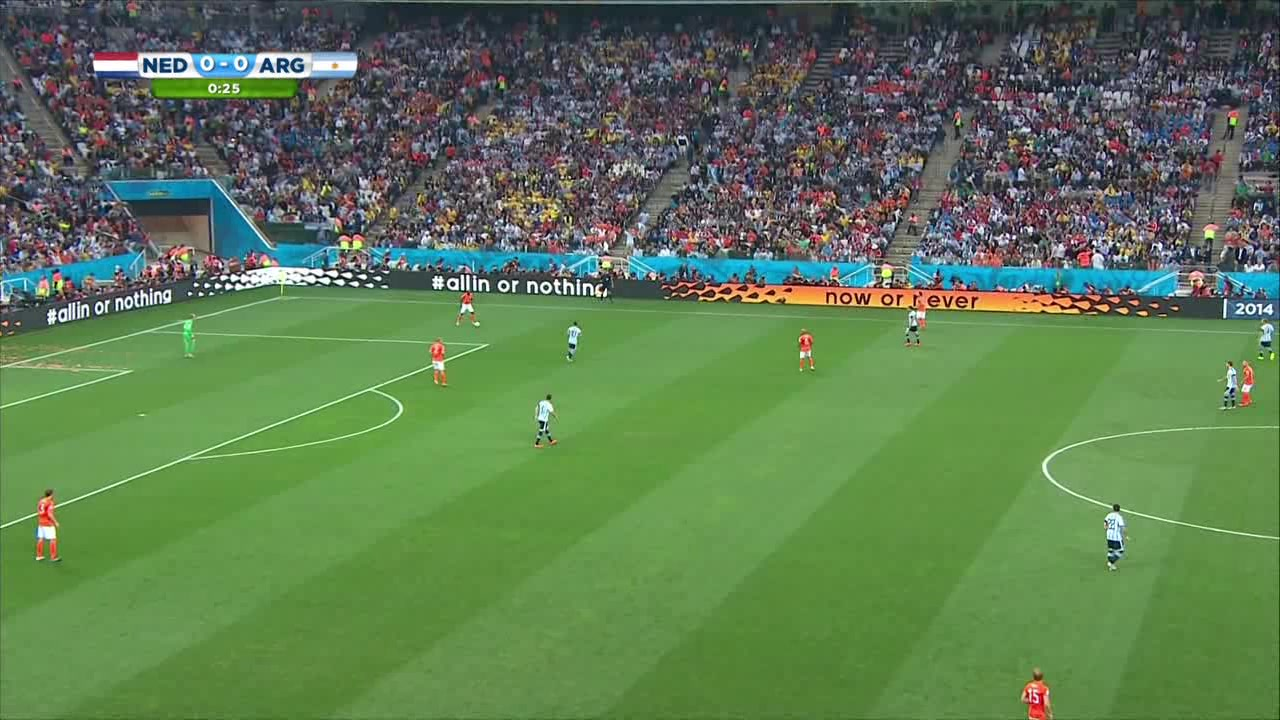
#> input picture practica02/img/10.jpg, 1280 x 720 px, found by its file name; its folder holds only this picture in this run
$ python main.py   (older library calls are emulated)
#> lines starting #> are read from the running program, lines starting #| are printed output that depends on the picture; after the words box and inside, x2 and y2 are one past the last pixel; in counts of white or black regions, pixels touching at a corner belong together
#> in main, image is the input picture: shape (720, 1280, 3); mean R, G, B 94.1, 123.2, 83.2
### practica02/utils.py
import matplotlib.pyplot as plt
import cv2
import numpy as np
import os

def maskField(image):
    img_hsv = cv2.cvtColor(image, cv2.COLOR_BGR2HSV)
#> img_hsv: shape (720, 1280, 3); mean H, S, V 71.9, 102.4, 129.7

    lower_green = np.array([35, 20, 20])
    upper_green = np.array([85, 255, 255])

    mask_green = cv2.inRange(img_hsv, lower_green, upper_green)
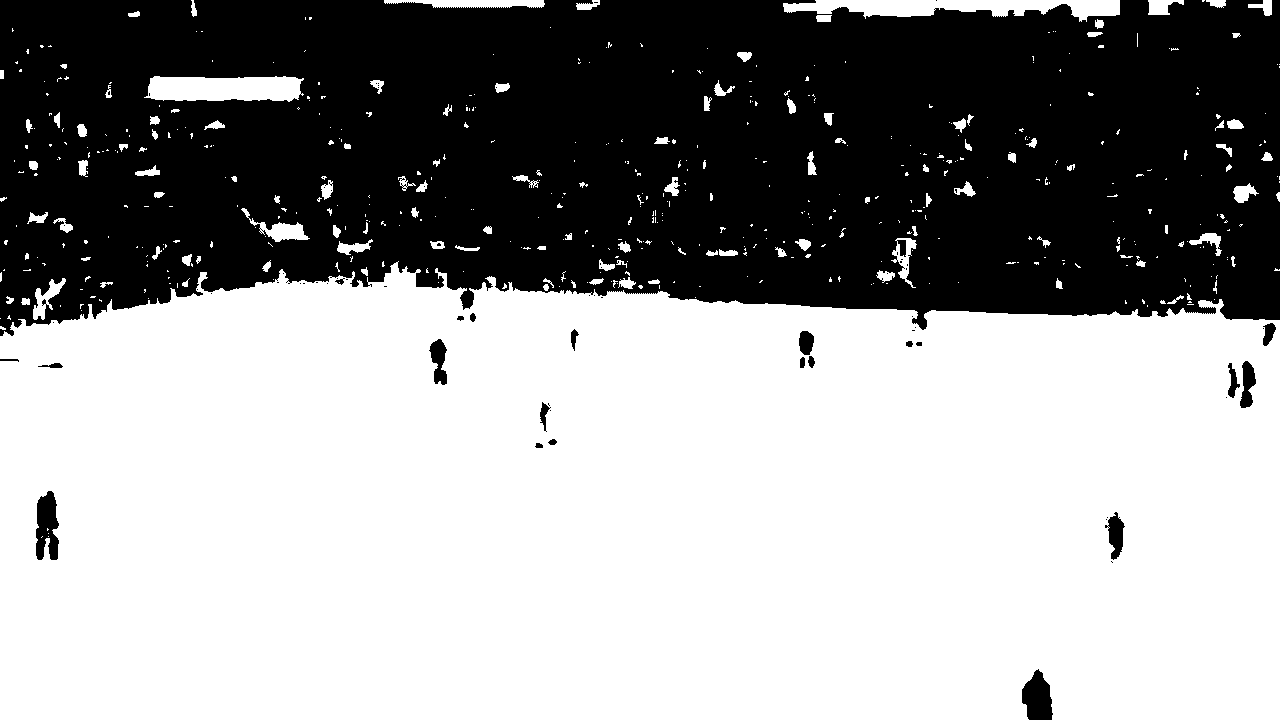
#> mask_green: shape (720, 1280); 59.8% white; 73 black regions (51 under 20 px), largest, box (x1, y1, x2, y2) and area: (0, 0, 1280, 336) 365515, (36, 491, 59, 560) 1172, (1022, 669, 1053, 720) 1121

    kernel = cv2.getStructuringElement(cv2.MORPH_RECT, (7, 7))
    mask_cleaned = cv2.morphologyEx(mask_green, cv2.MORPH_CLOSE, kernel, iterations=1)
#> mask_cleaned: shape (720, 1280); 60.4% white; 18 black regions, largest, box (x1, y1, x2, y2) and area: (0, 0, 1280, 327) 359722, (1022, 672, 1052, 720) 1105, (36, 493, 58, 536) 714
    mask_cleaned = cv2.morphologyEx(mask_cleaned, cv2.MORPH_OPEN, kernel, iterations=3)
#> mask_cleaned: shape (720, 1280); 58.5% white; 7 black regions, largest, box (x1, y1, x2, y2) and area: (0, 0, 1280, 340) 378653, (36, 493, 58, 559) 1276, (1022, 672, 1052, 720) 1109

    kernel_dilate = cv2.getStructuringElement(cv2.MORPH_RECT, (9, 9))
    mask_final = cv2.dilate(mask_cleaned, kernel_dilate, iterations=2)
#> mask_final: shape (720, 1280); 61% white; 3 black regions

    contours = cv2.findContours(mask_final, cv2.RETR_EXTERNAL, cv2.CHAIN_APPROX_SIMPLE)[0]
#> contours = 5 contours; box (x1, y1, x2, y2) and area: (0, 259, 1280, 720) 545522, (142, 69, 307, 109) 6278, (776, 0, 1059, 24) 5674, (1063, 0, 1128, 24) 1467, (1141, 0, 1176, 23) 748

    maxContour = max(contours, key=cv2.contourArea)
#> maxContour = contour of 186 points, box (x1, y1, x2, y2) (0, 259, 1280, 720), area 545522

    contourMask = np.zeros_like(mask_final)
    cv2.drawContours(contourMask, [maxContour], -1, 255, -1)
#> contourMask: shape (720, 1280); 59.4% white; 2 black regions, box (x1, y1, x2, y2) and area: (0, 0, 1280, 332) 374080, (1032, 689, 1044, 720) 238

    kernel = cv2.getStructuringElement(cv2.MORPH_ELLIPSE, (15, 15))
    contourMask = cv2.morphologyEx(contourMask, cv2.MORPH_CLOSE, kernel, iterations=5)
#> contourMask: shape (720, 1280); 59.5% white; 1 black region, box (x1, y1, x2, y2) and area: (0, 0, 1280, 317) 372860

    return contourMask

def maskPlayers(image):
    hsv = cv2.cvtColor(image, cv2.COLOR_BGR2HSV)
#> hsv: shape (720, 1280, 3); mean H, S, V 41.6, 75.5, 87.7

    lower_green = np.array([35, 20, 20])
    upper_green = np.array([85, 255, 255])

    mask_field = maskField(image)
#> in maskField (call 2), `contours = cv2.findContours(mask_final, cv2.RETR_EXTERNAL, cv2.CHAIN_A..`: contours = 1 contour; box (x1, y1, x2, y2) and area: (0, 259, 1280, 720) 545522

    mask_green = cv2.inRange(hsv, lower_green, upper_green)

    mask_players = cv2.bitwise_not(mask_green)
#> mask_players: shape (720, 1280); 42.4% white; 46 white regions (24 under 20 px), largest, box (x1, y1, x2, y2) and area: (0, 0, 1280, 336) 385979, (36, 491, 59, 560) 1172, (1022, 669, 1053, 720) 1121
    mask_players = cv2.bitwise_and(mask_players, mask_field)
#> mask_players: shape (720, 1280); 2% white; 54 white regions (25 under 20 px), largest, box (x1, y1, x2, y2) and area: (495, 273, 1280, 330) 7802, (285, 259, 444, 288) 1953, (36, 491, 59, 560) 1172

    kernel = cv2.getStructuringElement(cv2.MORPH_RECT, (21, 2))
    mask_players = cv2.morphologyEx(mask_players, cv2.MORPH_CLOSE, kernel, iterations=1)
#> mask_players: shape (720, 1280); 2.3% white; 17 white regions (2 under 20 px), largest, box (x1, y1, x2, y2) and area: (0, 260, 1280, 337) 15501, (36, 492, 59, 561) 1294, (1022, 670, 1053, 720) 1098

    kernel = cv2.getStructuringElement(cv2.MORPH_RECT, (2, 15))
    mask_players = cv2.morphologyEx(mask_players, cv2.MORPH_CLOSE, kernel, iterations=1)
#> mask_players: shape (720, 1280); 2.4% white; 11 white regions, largest, box (x1, y1, x2, y2) and area: (0, 260, 1280, 348) 16561, (37, 492, 60, 561) 1369, (1023, 670, 1054, 720) 1107

    kernel = cv2.getStructuringElement(cv2.MORPH_RECT, (3, 3))
    mask_players = cv2.morphologyEx(mask_players, cv2.MORPH_CLOSE, kernel, iterations=1)
#> mask_players: shape (720, 1280); 2.4% white; 11 white regions

    contours = cv2.findContours(mask_players, cv2.RETR_EXTERNAL, cv2.CHAIN_APPROX_SIMPLE)[0]
#> contours = 11 contours, 1 with area under 20; largest, box (x1, y1, x2, y2) and area: (0, 260, 1280, 348) 15146, (37, 492, 60, 561) 1288, (1023, 670, 1054, 720) 1042, (1227, 362, 1257, 409) 922, (1106, 513, 1126, 564) 524
    maxContour = max(contours, key=cv2.contourArea)
#> maxContour = contour of 474 points, box (x1, y1, x2, y2) (0, 260, 1280, 348), area 15146
    contourMask = np.zeros_like(mask_players)
    cv2.drawContours(contourMask, [maxContour], -1, 255, -1)
#> contourMask: shape (720, 1280); 1.8% white; 1 white region, box (x1, y1, x2, y2) and area: (0, 260, 1280, 348) 16561

    mask_players = cv2.bitwise_and(mask_players, cv2.bitwise_not(contourMask))
#> mask_players: shape (720, 1280); 0.61% white; 10 white regions, largest, box (x1, y1, x2, y2) and area: (37, 492, 60, 561) 1369, (1023, 670, 1054, 720) 1107, (1227, 362, 1257, 409) 988

    kernel = cv2.getStructuringElement(cv2.MORPH_ELLIPSE, (5, 5))
    mask_players = cv2.morphologyEx(mask_players, cv2.MORPH_OPEN, kernel, iterations=1)
#> mask_players: shape (720, 1280); 0.58% white; 11 white regions, largest, box (x1, y1, x2, y2) and area: (37, 492, 60, 561) 1364, (1023, 671, 1054, 720) 1103, (1229, 362, 1257, 409) 977
    mask_players = cv2.morphologyEx(mask_players, cv2.MORPH_CLOSE, kernel, iterations=1)
#> mask_players: shape (720, 1280); 0.58% white; 10 white regions, largest, box (x1, y1, x2, y2) and area: (37, 492, 60, 561) 1365, (1023, 671, 1054, 720) 1103, (1229, 362, 1257, 409) 979


    kernel = cv2.getStructuringElement(cv2.MORPH_RECT, (9, 1), anchor=(0,0))
    mask_players = cv2.dilate(mask_players, kernel, iterations=1)
#> mask_players: shape (720, 1280); 0.88% white; 10 white regions, largest, box (x1, y1, x2, y2) and area: (33, 492, 64, 561) 1917, (1019, 671, 1058, 720) 1495, (1225, 362, 1261, 409) 1355

    kernel = cv2.getStructuringElement(cv2.MORPH_RECT, (1, 9))
    mask_players = cv2.morphologyEx(mask_players, cv2.MORPH_CLOSE, kernel, iterations=3)
#> mask_players: shape (720, 1280); 0.91% white; 9 white regions, largest, box (x1, y1, x2, y2) and area: (33, 492, 64, 561) 1917, (1019, 671, 1058, 720) 1495, (1225, 362, 1261, 409) 1392


    return mask_players

def drawPlayers(img, contours):
    imgOut = img.copy()

    for contour in contours:
        x, y, w, h = cv2.boundingRect(contour)

        cv2.rectangle(imgOut, (x, y - 10), (x + w, y + h + 10), (255, 0, 0), 2)

    return imgOut

def lines_intersect(x1, y1, x2, y2, x3, y3, x4, y4):
    def ccw(ax, ay, bx, by, cx, cy):
        return (cy - ay) * (bx - ax) > (by - ay) * (cx - ax)

    return (
        ccw(x1, y1, x3, y3, x4, y4) != ccw(x2, y2, x3, y3, x4, y4)
        and ccw(x1, y1, x2, y2, x3, y3) != ccw(x1, y1, x2, y2, x4, y4)
    )

def drawGrassLines(img, lines):
    imgOut = img.copy()
    angleThreshold = 10
    minSeparation = 20

    filteredLines = []

    if lines is not None:
        for line in lines:
            x1, y1, x2, y2 = line[0]
            # filteredLines.append((x1, y1, x2, y2, 1, 1))
            # continue
            if y2 < y1:
                x1, y1, x2, y2 = x2, y2, x1, y1

            angle = np.degrees(np.arctan2(y2 - y1, x2 - x1))

            if angle < 0:
                angle += 180

            if 0 <= angle < angleThreshold or 180 - angleThreshold < angle <= 180:
                continue

            lineLength = np.hypot(x2 - x1, y2 - y1)

            tooClose = False
            for fx1, fy1, fx2, fy2, fangle, flength in filteredLines:

                dist = min(
                    np.hypot(x1 - fx1, y1 - fy1),
                    np.hypot(x2 - fx2, y2 - fy2),
                    np.hypot(x1 - fx2, y1 - fy2),
                    np.hypot(x2 - fx1, y2 - fy1),
                )

                if dist < minSeparation:
                    if abs(fangle - 90) < abs(angle - 90) or flength > lineLength:
                        tooClose = True
                        break
                    else:
                        filteredLines.remove((fx1, fy1, fx2, fy2, fangle, flength))
                        break

            if tooClose:
                continue

            intersects = 0
            for fx1, fy1, fx2, fy2, _, _ in filteredLines:
                if lines_intersect(x1, y1, x2, y2, fx1, fy1, fx2, fy2):
                    intersects += 1
                    if intersects > 1:
                        break

            if intersects > 1:
                continue

            filteredLines.append((x1, y1, x2, y2, angle, lineLength))

        for x1, y1, x2, y2, _, _ in filteredLines:
            cv2.line(imgOut, (x1, y1), (x2, y2), (255, 0, 255), 2)

    return imgOut

def show_imgs(arrayImages):
    _, axs = plt.subplots(len(arrayImages), 1, figsize=(24, 16))

    if len(arrayImages) == 1:
        axs = [axs]

    for i, image in enumerate(arrayImages):
        axs[i].imshow(image, cmap='gray' if len(image.shape) == 2 else None)
        axs[i].axis('off')


    plt.tight_layout()
    plt.show()

### practica02/functions.py
import cv2
import numpy as np
import utils

def detectField(img):
    mask_filled = utils.maskField(img)

    img_green_filled = img.copy()
    img_green_filled[mask_filled == 0] = [0, 0, 0]

    return img_green_filled

def findPlayers(image):
    mask_players = utils.maskPlayers(image)

    contours, _ = cv2.findContours(mask_players, cv2.RETR_EXTERNAL, cv2.CHAIN_APPROX_SIMPLE)

    return contours

def findGrassLines(image):
    imgOut = np.copy(image)

    imgOut = cv2.medianBlur(imgOut, 15)
    imgOut = cv2.GaussianBlur(imgOut, (11, 21), 0)
    kernel = cv2.getStructuringElement(cv2.MORPH_ELLIPSE, (3,3))
    imgOut = cv2.medianBlur(imgOut, 11)

    imgOut = imgOut[:, :, 2]

    grad_x = cv2.Sobel(imgOut, cv2.CV_64F, 1, 0, ksize=31)
    grad_y = cv2.Sobel(imgOut, cv2.CV_64F, 0, 1, ksize=31)

    magnitude = cv2.magnitude(grad_x, grad_y)

    imgOut = cv2.normalize(magnitude, None, 220, 255, cv2.NORM_MINMAX).astype(np.uint8)
    imgOut = cv2.equalizeHist(imgOut)

    kernel = cv2.getStructuringElement(cv2.MORPH_ELLIPSE, (3,3))
    imgOut = cv2.erode(imgOut, kernel, iterations=1)
    imgOut = cv2.medianBlur(imgOut, 11)

    kernel = cv2.getStructuringElement(cv2.MORPH_CROSS, (3, 9))
    imgOut = cv2.morphologyEx(imgOut, cv2.MORPH_CLOSE, kernel, iterations=1)

    mask_players = utils.maskPlayers(image)
    mask_players = cv2.bitwise_not(mask_players)

    imgOut = cv2.bitwise_and(imgOut, mask_players)
    imgOut[imgOut > 0] = 255
#> imgOut: shape (720, 1280); 12% white; 15 white regions (1 under 20 px), largest, box (x1, y1, x2, y2) and area: (0, 250, 1280, 720) 93018, (60, 362, 431, 514) 5697, (0, 300, 474, 461) 5105

    skeleton = np.zeros_like(imgOut)
    temp = np.zeros_like(imgOut)
    kernel = cv2.getStructuringElement(cv2.MORPH_CROSS, (3, 3))

    while True:
        eroded = cv2.erode(imgOut, kernel)
        opened = cv2.dilate(eroded, kernel)
        temp = cv2.subtract(imgOut, opened)
        skeleton = cv2.bitwise_or(skeleton, temp)
        imgOut = eroded.copy()

        if cv2.countNonZero(imgOut) == 0:
            break
#> eroded: shape (720, 1280); every value is 0
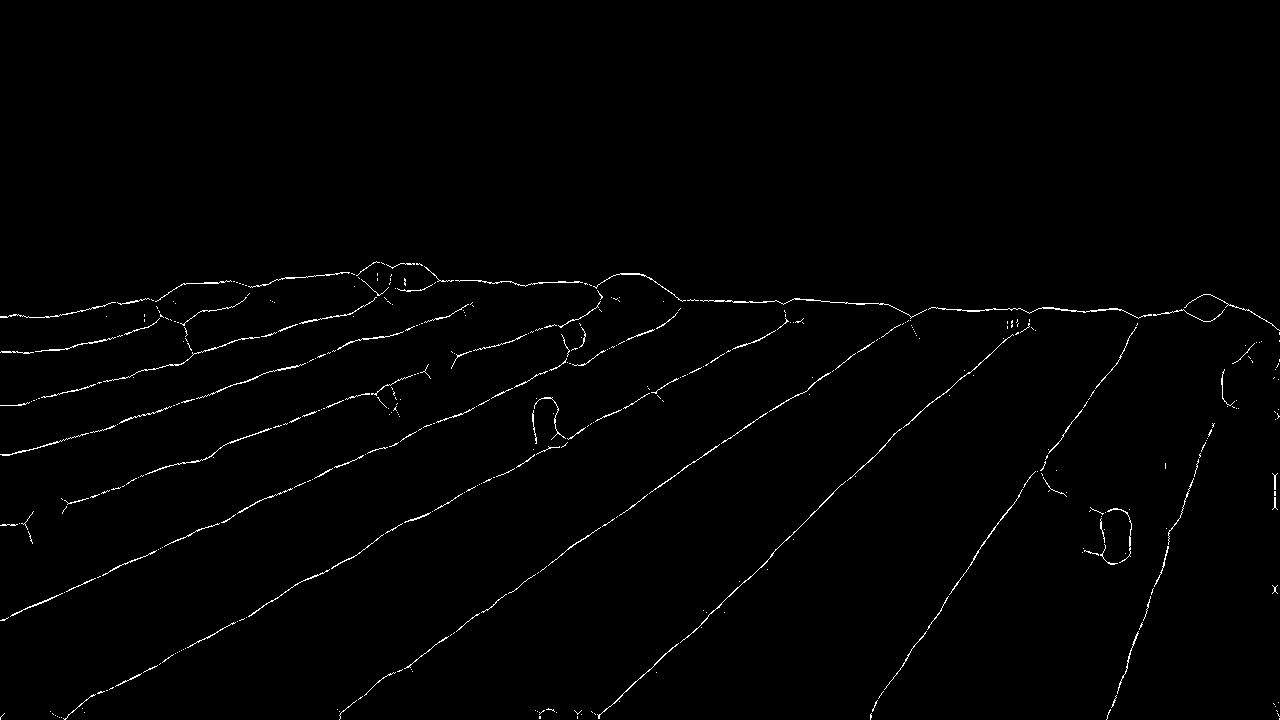
#> skeleton: shape (720, 1280); 0.97% white in thin lines or dots, all inside (x1, y1, x2, y2) = (0, 261, 1280, 720)

    lines = cv2.HoughLinesP(skeleton, 1, np.pi / 180, 50, minLineLength=100, maxLineGap=300)
#> lines = 52 rows, first 6: [183, 283, 1267, 321], [61, 717, 814, 300], [339, 711, 763, 414], [3, 525, 661, 286], [14, 613, 717, 300], [204, 282, 1264, 319]
    return lines

### practica02/main.py
import functions as f
import utils
import matplotlib.image as mpimg
import os

def main():
    imgs = os.listdir('practica02/img')

    imgs.sort()

    #imgs = imgs[len(imgs)//2:]
    #imgs = imgs[len(imgs)//2:]

    for img in imgs:
        image = mpimg.imread('practica02/img/' + img)
        imgOut = f.detectField(image)

        lines = f.findGrassLines(imgOut)
        playersContours = f.findPlayers(imgOut)
#> in findPlayers, `contours, _ = cv2.findContours(mask_players, cv2.RETR_EXTERNAL, cv2.CH..`: contours = 9 contours; largest, box (x1, y1, x2, y2) and area: (33, 492, 64, 561) 1828, (1019, 671, 1058, 720) 1422, (1225, 362, 1261, 409) 1322, (427, 340, 452, 386) 885, (1103, 516, 1129, 561) 856
#> playersContours has the same summary as contours in findPlayers
        imgOut = utils.drawGrassLines(imgOut, lines)
#> the loop in drawGrassLines, `for line in lines:` made 52 passes
#> (line, x1, y1, x2, y2, angle, lineLength) on passes 2, 3, 4, 5, 7, 9, 10: ([[61, 717, 814, 300]], 814, 300, 61, 717, 151, 860.8), ([[339, 711, 763, 414]], 763, 414, 339, 711, 145, 517.7), ([[3, 525, 661, 286]], 661, 286, 3, 525, 160, 700.1), ([[14, 613, 717, 300]], 717, 300, 14, 613, 156, 769.5), ([[51, 444, 552, 282]], 552, 282, 51, 444, 162.1, 526.5), ([[68, 715, 816, 300]], 816, 300, 68, 715, 151, 855.4), ([[875, 703, 1127, 343]], 1127, 343, 875, 703, 125, 439.4)
#> after the loop in drawGrassLines, `for line in lines:`: filteredLines = 14 items, first 6: (717, 300, 14, 613, 156, 769.5), (1127, 343, 875, 703, 125, 439.4), (1034, 310, 598, 716, 137, 595.8), (673, 317, 196, 530, 155.9, 522.4), (908, 314, 343, 710, 145, 690), (1254, 313, 1106, 719, 110, 432.1)
#> the loop in drawGrassLines, `for x1, y1, x2, y2, _, _ in filteredLines:` made 14 passes
#> (x1, y1, x2, y2) on passes 1 to 8: (717, 300, 14, 613), (1127, 343, 875, 703), (1034, 310, 598, 716), (673, 317, 196, 530), (908, 314, 343, 710), (1254, 313, 1106, 719), (1012, 322, 684, 639), (452, 280, 14, 405)
#> after the loop in drawGrassLines, `for x1, y1, x2, y2, _, _ in filteredLines:`:
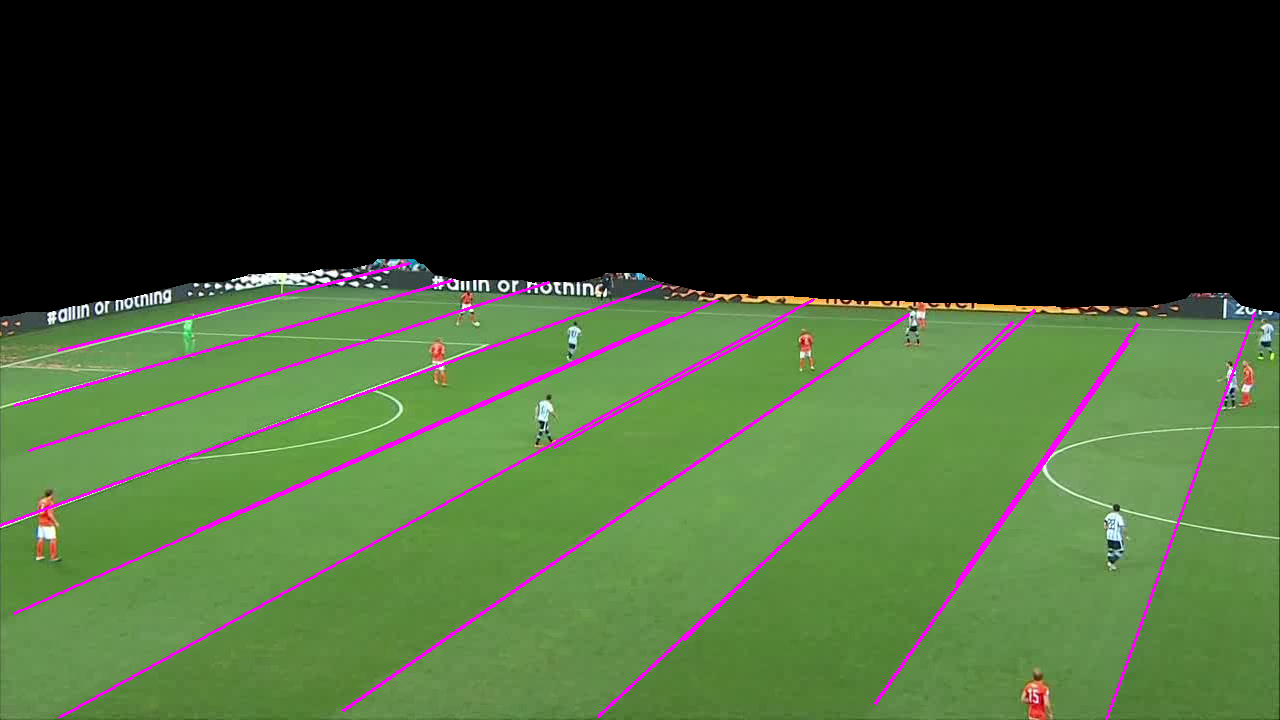
#> imgOut: shape (720, 1280, 3); mean R, G, B 63.1, 83.8, 48.5
        imgOut = utils.drawPlayers(imgOut, playersContours)
#> the loop in drawPlayers, `for contour in contours:` made 9 passes
#> (x, y, w, h) on passes 1 to 8: (1019, 671, 39, 49), (1103, 516, 26, 45), (33, 492, 31, 69), (533, 404, 28, 45), (49, 364, 17, 5), (1225, 362, 36, 47), (427, 340, 25, 46), (796, 332, 24, 37)
#> after the loop in drawPlayers, `for contour in contours:`:
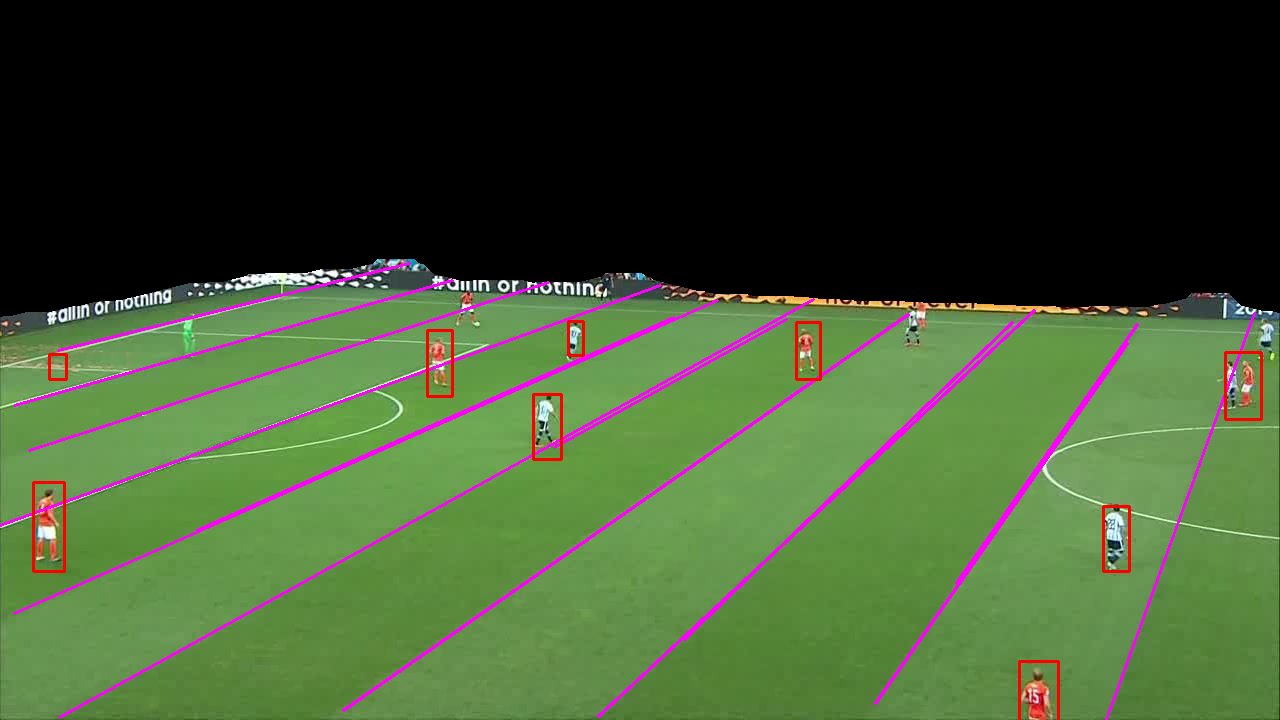
#> imgOut: shape (720, 1280, 3); 0.48% of pixels changed, all inside (x1, y1, x2, y2) = (32, 320, 1263, 720)
        name = "practica02/out/" + img
        utils.show_imgs([image, imgOut])
#> the loop in show_imgs, `for i, image in enumerate(arrayImages):` made 2 passes
        mpimg.imsave(name, imgOut)


if __name__ == "__main__":
    main()
